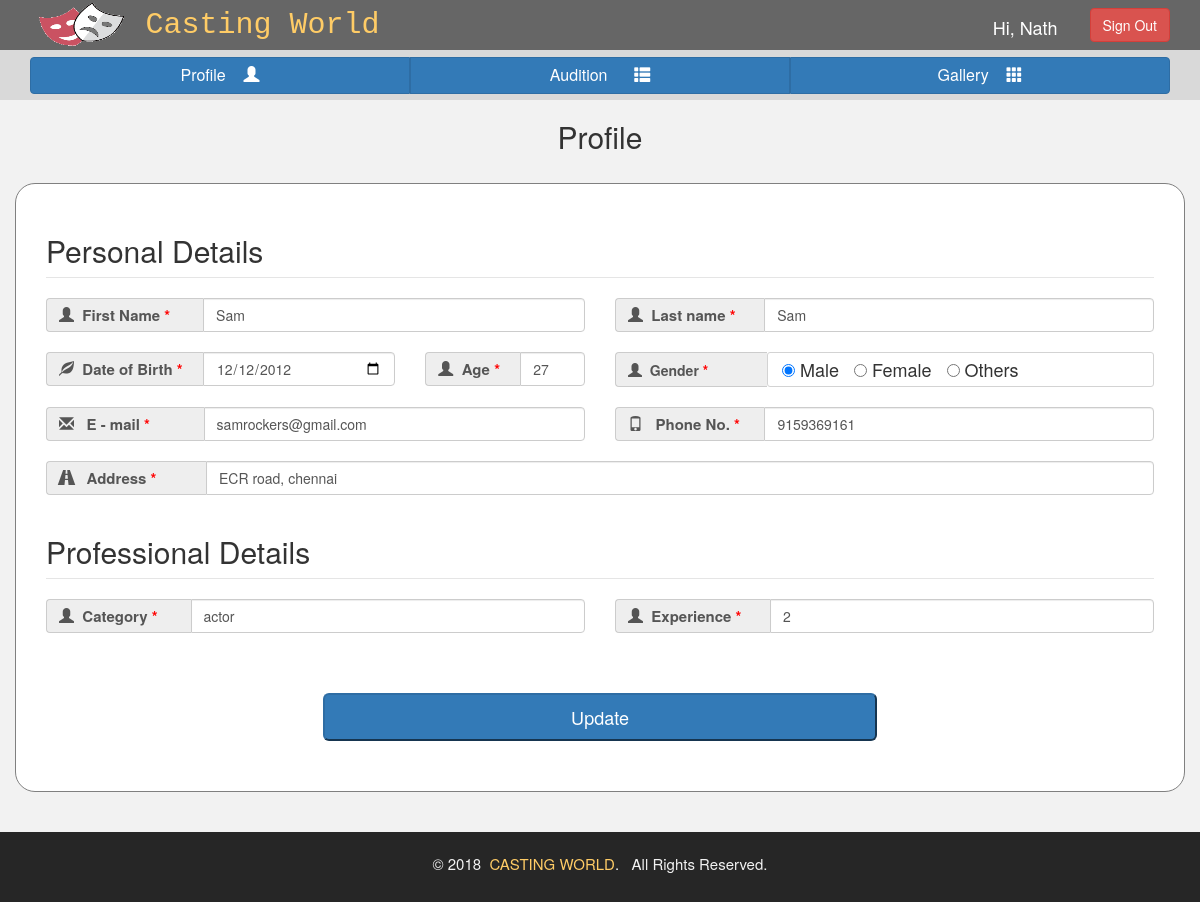
The page /userdetailedit.php?id=2 (signed in) on the database its author committed.
### tables this page shows
CREATE TABLE `userdetail` (
  `id` int(11) NOT NULL,
  `uusername` varchar(100) NOT NULL,
  `fname` varchar(100) NOT NULL,
  `lname` varchar(100) NOT NULL,
  `dob` varchar(20) NOT NULL,
  `age` int(11) NOT NULL,
  `gen` varchar(10) NOT NULL,
  `email` varchar(100) NOT NULL,
  `phone` varchar(20) NOT NULL,
  `address` varchar(300) NOT NULL,
  `category` varchar(11) NOT NULL,
  `experience` int(11) NOT NULL,
  `pname` varchar(100) NOT NULL,
  `ppath` varchar(100) NOT NULL,
  `ptype` varchar(100) NOT NULL,
  `rname` varchar(100) NOT NULL,
  `rpath` varchar(100) NOT NULL,
  `rtype` varchar(100) NOT NULL
);

### userdetailedit.php (the view, shortened to what this page needs)
<?php
include_once("database/config.php");
?>
<?php
$id = $_GET['id'];
$result = $conn->query("SELECT * FROM userdetail WHERE id=$id");
while($res = $result->fetch_assoc())
{
    $fname = $res['fname'];
    $lname = $res['lname'];
    $email = $res['email'];
    $dob=$res['dob'];
    $age=$res['age'];
    $gen=$res['gen'];
    $email=$res['email'];
    $phone=$res['phone'];
    $address=$res['address'];
    $category=$res['category'];
    $experience=$res['experience'];
}
?>
<!DOCTYPE html>
<html>
<head>
    <link rel="stylesheet" href="https://maxcdn.bootstrapcdn.com/bootstrap/3.3.7/css/bootstrap.min.css">
</head>
<body style="background-color:hsl(0, 0%, 95%);">
    <div><?php include("include_files/usernavbar.php") ?></div>
    <h2 style="margin-top:120px;"><center>Profile</center></h2><br>
    <div class="container" style="border:1px solid grey;padding:30px;background-color:white;border-radius:20px;">
    <form name="form" method="post" action="userdetailedit.php" enctype="multipart/form-data">
        <fieldset>
            <legend><h2>Personal Details</h2></legend>
            <div class="row">
                <div class="col-sm-6">
                    <div class="input-group">
                        <span class="input-group-addon" style="font-size:15px;"><i class="glyphicon glyphicon-user"></i>  &nbsp;<b>First Name <font color="red">*</font></b>  &nbsp;&nbsp; &nbsp;</span>
                        <input  type="text" class="form-control" name="fname"  value="<?php echo $fname;?>">
                    </div>
                </div>
                <div class="col-sm-6">
                    <div class="input-group">
                        <span class="input-group-addon" style="font-size:15px;"><i class="glyphicon glyphicon-user"></i>  &nbsp;<b>Last name <font color="red">*</font></b> &nbsp;&nbsp;&nbsp;</span>
                        <input  type="text" class="form-control" name="lname" placeholder="Enter Your Last Name" value="<?php echo $lname;?>">
                    </div>
                </div>
            </div><br>
            <div class="row">
                <div class="col-sm-4">
                    <div class="input-group">
                        <span class="input-group-addon" style="font-size:15px;"><i class="glyphicon glyphicon-leaf"> </i> &nbsp;<b>Date of Birth <font color="red">*</font></b>&nbsp;&nbsp;</span>
                        <input  type="date" class="form-control" name="dob" value="<?php echo $dob;?>">
                    </div>
                </div>
                <div class="col-sm-2">
                    <div class="input-group">
                        <span class="input-group-addon" style="font-size:15px;"><i class="glyphicon glyphicon-user"></i> &nbsp;<b>Age <font color="red">*</font></b> &nbsp; </span>
                        <input  type="number" class="form-control" name="age" value="<?php echo $age;?>">
                    </div>
                </div>
                <div class="col-sm-6" style="font-size:18px">
                    <div class="input-group">
                        <span class="input-group-addon" style="font-size:15pxcolor:#00b3b3;"><i class="glyphicon glyphicon-user"></i> <b>Gender <font color="red">*</font></b> </span>
                        <div style="border:1px solid lightgrey;border-radius:3px;height:35px;padding: 4px;background-color:white;">&nbsp;
                        <input type="radio" name="gen" value="Male" <?php if (isset($gen) && $gen=="Male") echo "checked";?>>&nbsp;Male&nbsp;&nbsp;
                    <input type="radio" name="gen" value="Female" <?php if (isset($gen) && $gen=="Female") echo "checked";?>>&nbsp;Female&nbsp;&nbsp;
                    <input type="radio" name="gen" value="Others" <?php if (isset($gen) && $gen=="Others") echo "checked";?>>&nbsp;Others&nbsp;&nbsp;
                    </div> </div>
                </div>
            </div><br>
            <div class="row">
                <div class="col-sm-6">
                    <div class="input-group">
                        <span class="input-group-addon" style="font-size:15px;"><i class="glyphicon glyphicon-envelope"></i> <b>E - mail <font color="red">*</font></b> </span>
                        <input  type="text" class="form-control" name="email" placeholder="Enter Your email" value="<?php echo $email;?>">
                    </div>
                </div>
                <div class="col-sm-6">
                    <div class="input-group">
                        <span class="input-group-addon" style="font-size:15px;"><i class="glyphicon glyphicon-phone"></i>  &nbsp; <b>Phone No. <font color="red">*</font></b>&nbsp;&nbsp;&nbsp;</span>
                        <input  type="text" class="form-control" name="phone" placeholder="Enter Your Mobile Number" value="<?php echo $phone;?>">
                    </div>
                </div>
            </div><br>
            <div class="row">
                <div class="col-sm-12">
                <div class="input-group">
                    <span class="input-group-addon" style="font-size:15px;"><i class="glyphicon glyphicon-road"></i> &nbsp;&nbsp;<b>Address <font color="red">*</font></b>&nbsp;&nbsp;&nbsp;&nbsp;&nbsp;&nbsp;&nbsp;&nbsp;&nbsp;</span>
                    <input id="msg" type="text" class="form-control" name="address" placeholder="Enter Your Address" value="<?php echo $address;?>">
                </div>
                    </div>
            </div>
        </fieldset><br>
        <fieldset>
            <legend><h2>Professional Details</h2></legend>
            <div class="row">
                <div class="col-sm-6">
                    <div class="input-group">
                        <span class="input-group-addon" style="font-size:15px;"><i class="glyphicon glyphicon-user"></i>  &nbsp;<b>Category <font color="red">*</font></b>  &nbsp;&nbsp; &nbsp;</span>
                        <input  type="text" class="form-control" name="category" value="<?php echo $category;?>" placeholder="Actor, Actress,...">
                    </div>
                </div>
                <div class="col-sm-6">
                    <div class="input-group">
                        <span class="input-group-addon" style="font-size:15px;"><i class="glyphicon glyphicon-user"></i>  &nbsp;<b>Experience <font color="red">*</font></b> &nbsp;&nbsp;&nbsp;</span>
                        <input  type="text" class="form-control" name="experience" placeholder="Enter Your Last Name" value="<?php echo $experience;?>">
                    </div>
                </div>
            </div><br>
        </fieldset><br><br>
        <center><button class="button btn-primary btn-lg" style="width:50%" id="update" name="update">Update</button></center><input type="hidden" name="id" value="<?php echo $_GET['id'];?>"><br>
    </form>
    </div><br><br>
    <div><?php include("include_files/footer.php") ?></div>
</body>
</html>

### rows shown on the page
userdetail: fname "Sam", lname "Sam", dob "12/12/2012", age "27", gen "☑", email "samrockers@gmail.com", phone "9159369161", address "ECR road, chennai", category "actor", experience "2"

### other values the page prints
$_SESSION['uusername'] "Nath"
